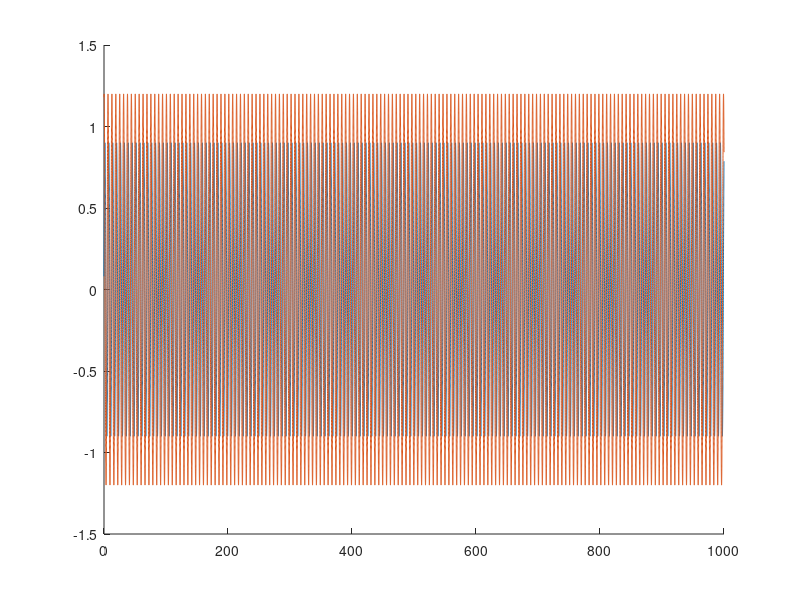

The MATLAB source for this figure:
% t = linspace(0,pi,50)';
% X = ones(50,3);
% X(:,2) = cos(t);
% X(:,3) = sin(t);
% 
% y = 2*cos(1.5*t-2)+randn(size(t));
% 
% 
% y = y(:);
% beta = X\y;
% yhat = beta(1)+beta(2)*cos(t)+beta(3)*sin(t);
% plot(t,y,'b');
% hold on
% plot(t,yhat,'r','linewidth',2



%t = linspace(0,pi,50)';

% Fs = 1000;            % Sampling frequency                    
% T = 1/Fs;             % Sampling period       
% L = 1500;             % Length of signal
% t = (0:L-1)*T;        % Time vector
% 
% S = 0.7*sin(2*pi*50*t) + sin(2*pi*120*t);
% X = S + 2*randn(size(t));
% Y = fft(X);P2 = abs(Y/L);
% P1 = P2(1:L/2+1);
% P1(2:end-1) = 2*P1(2:end-1);
% 
% f = Fs*(0:(L/2))/L;
% plot(f,P1) 
% title('Single-Sided Amplitude Spectrum of X(t)')
% xlabel('f (Hz)')
% ylabel('|P1(f)|')


sample_rate = 0.01;
length = 1000;

t = linspace(0,length,length/sample_rate);


y1 = 0.9 * sin(t + 0.09);
y2 = 1.2 * sin(t + 1.39);

figure(1)
clf

hold on
plot(t, y1)
plot(t, y2)

hold off

[c, lag] = xcorr(y1, y2);
[val, id] = max(c);
lag = lag(id);
lag = lag * sample_rate